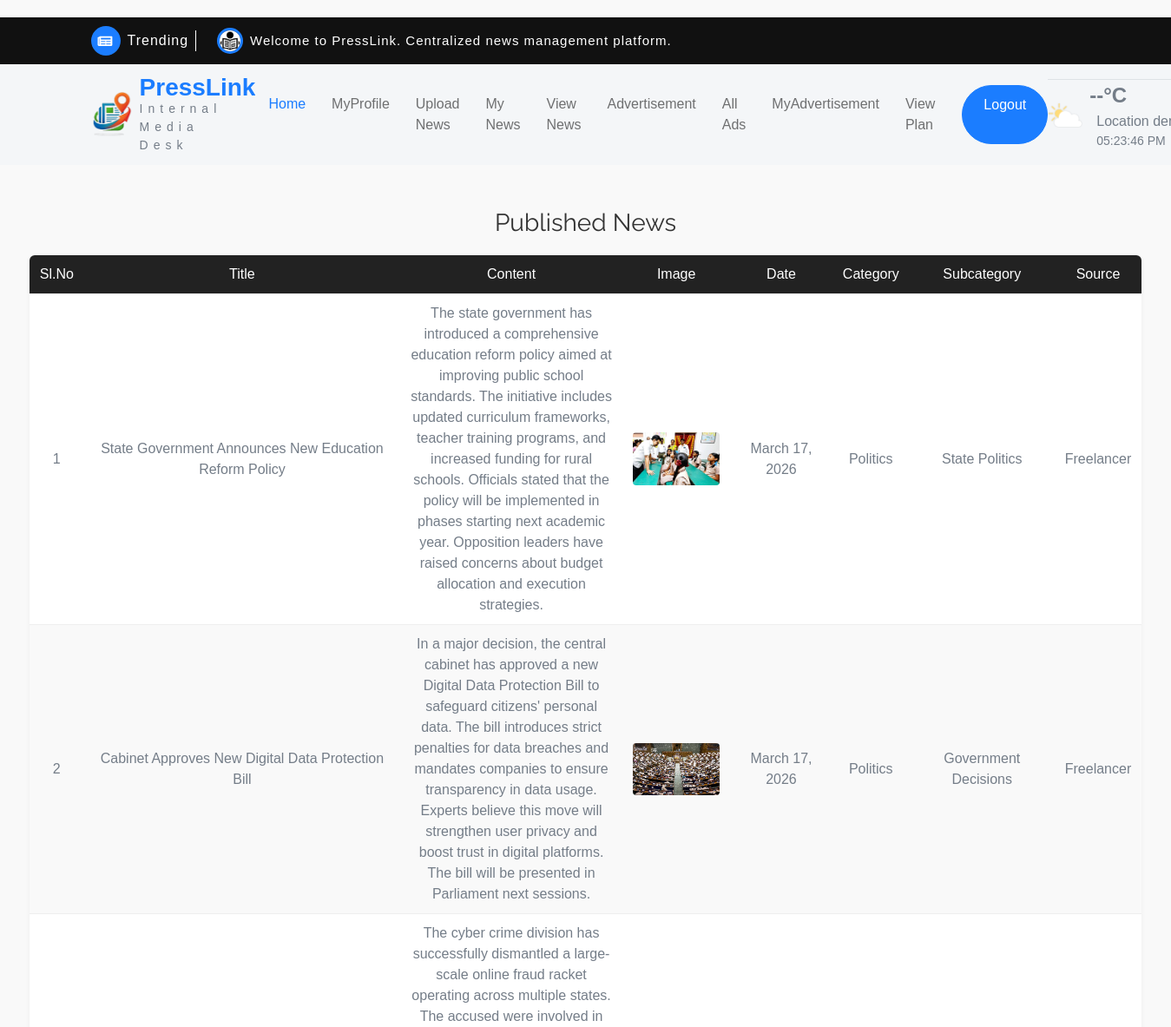
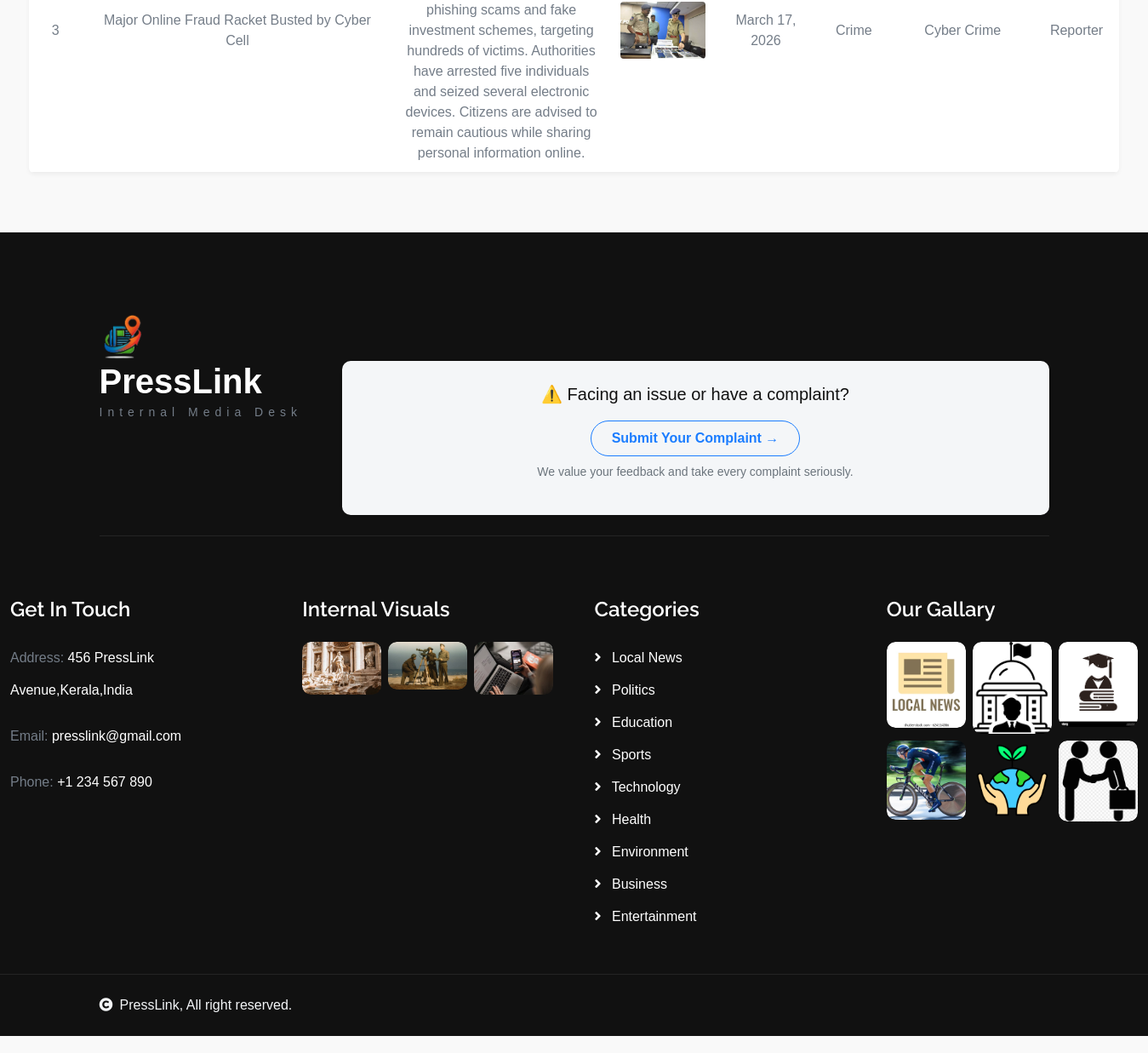
The page /User/ViewNews/ (signed in) on the database its author committed (2 pictures, top to bottom).
### Reporter/models.py (models this page shows)
class tbl_news(models.Model):
    news_title=models.CharField(max_length=50)
    news_content=models.CharField(max_length=50)
    news_image=models.FileField(upload_to="Assets/news/")
    news_date=models.DateField(auto_now_add=True)
    news_status=models.IntegerField(default=0)
    subcategory=models.ForeignKey(tbl_subcategory,on_delete=models.CASCADE,null=True)
    user=models.ForeignKey(tbl_user,on_delete=models.CASCADE,null=True)
    reporter=models.ForeignKey(tbl_reporter,on_delete=models.CASCADE,null=True)
    verifier=models.ForeignKey(tbl_verifier,on_delete=models.CASCADE,null=True)
    editor=models.ForeignKey('Admin.tbl_editor', on_delete=models.SET_NULL, null=True, blank=True)
    breaking = models.IntegerField(default=0)
    news_amount = models.IntegerField(null=True, blank=True)

### Admin/models.py (models this page shows)
class tbl_subcategory(models.Model):
    subcategory_name=models.CharField(max_length=50)
    category=models.ForeignKey(tbl_category,on_delete=models.CASCADE)

class tbl_category(models.Model):
    category_name=models.CharField(max_length=50)

### User/views.py (the view)
# urls.py: path("ViewNews/", views.ViewNews, name="ViewNews"),
def ViewNews(request):
    if "uid" in request.session:
        user = tbl_user.objects.get(id=request.session["uid"])
        today = date.today()
        active_subscription = tbl_subscription.objects.filter(user=user, subscription_status=1, expiry_date__gte=today).first()
        if not active_subscription:
            return render(request, 'User/ViewNews.html', {
                'msg': 'A valid subscription is required to view published news.',
                'newsdata': []
            })
        newsdata = tbl_news.objects.filter(news_status=10).order_by('-news_date')
        return render(request, 'User/ViewNews.html', {
            'newsdata': newsdata,
            'subscription': active_subscription
        })
    else:
        return redirect("Guest:Login")

### User/Templates/User/ViewNews.html (shortened to what this page needs)
{% extends 'User/Header.html' %}
{% block content %}
<h3>Published News</h3>
{% if newsdata %}
<table>
    <thead>
        <tr>
            <th>Sl.No</th>
            <th>Title</th>
            <th>Content</th>
            <th>Image</th>
            <th>Date</th>
            <th>Category</th>
            <th>Subcategory</th>
            <th>Source</th>
        </tr>
    </thead>
    <tbody>
        {% for i in newsdata %}
        <tr>
            <td>{{ forloop.counter }}</td>
            <td>{{ i.news_title }}</td>
            <td style="max-width:300px;">{{ i.news_content }}</td>
            <td>
                {% if i.news_image %}
                <img src="{{ i.news_image.url }}" alt="News Image">
                {% else %}No Image{% endif %}
            </td>
            <td>{{ i.news_date }}</td>
            <td>{{ i.subcategory.category.category_name }}</td>
            <td>{{ i.subcategory.subcategory_name }}</td>
            <td>{% if i.user %}Freelancer{% elif i.reporter %}Reporter{% else %}Internal{% endif %}</td>
        </tr>
        {% endfor %}
    </tbody>
</table>
{% else %}
<div class="no-data">No published news available yet.</div>
{% endif %}
{% endblock %}

### User/Templates/User/ViewNews.html (style rules this page uses)
body { font-family: Arial, sans-serif; background-color: #f9f9f9; margin: 0; padding: 20px 0; }
h3 { text-align: center; color: #333; font-weight: normal; margin-bottom: 20px; }
table { width: 95%; margin: 20px auto; border-collapse: collapse; background-color: #fff; border-radius: 6px; overflow: hidden; box-shadow: 0 2px 5px rgba(0,0,0,0.05); }
th, td { padding: 10px 12px; text-align: center; border-bottom: 1px solid #eee; vertical-align: middle; }
th { background-color: #222; color: #fff; font-weight: normal; }
tr:nth-child(even) { background-color: #f9f9f9; }
td img { max-width: 100px; max-height: 80px; object-fit: cover; border-radius: 4px; }
td { word-wrap: break-word; }

### rows shown on the page
tbl_news: news_title "State Government Announces New Education Reform Policy", news_content "The state government has introduced a comprehensive education reform policy aimed at improving public school standards. The initiative includes updated curriculum frameworks, teacher training programs, and increased funding for rural schools. Officials stated that the policy will be implemented in phases starting next academic year. Opposition leaders have raised concerns about budget allocation and execution strategies.", news_image (picture), news_date "March 17, 2026", subcategory.category.category_name "Politics", subcategory.subcategory_name "State Politics", shows "Freelancer"
tbl_news: news_title "Cabinet Approves New Digital Data Protection Bill", news_content "In a major decision, the central cabinet has approved a new Digital Data Protection Bill to safeguard citizens' personal data. The bill introduces strict penalties for data breaches and mandates companies to ensure transparency in data usage. Experts believe this move will strengthen user privacy and boost trust in digital platforms. The bill will be presented in Parliament next sessions.", news_image (picture), news_date "March 17, 2026", subcategory.category.category_name "Politics", subcategory.subcategory_name "Government Decisions", shows "Freelancer"
tbl_news: news_title "Major Online Fraud Racket Busted by Cyber Cell", news_content "The cyber crime division has successfully dismantled a large-scale online fraud racket operating across multiple states. The accused were involved in phishing scams and fake investment schemes, targeting hundreds of victims. Authorities have arrested five individuals and seized several electronic devices. Citizens are advised to remain cautious while sharing personal information online.", news_image (picture), news_date "March 17, 2026", subcategory.category.category_name "Crime", subcategory.subcategory_name "Cyber Crime", shows "Reporter"
